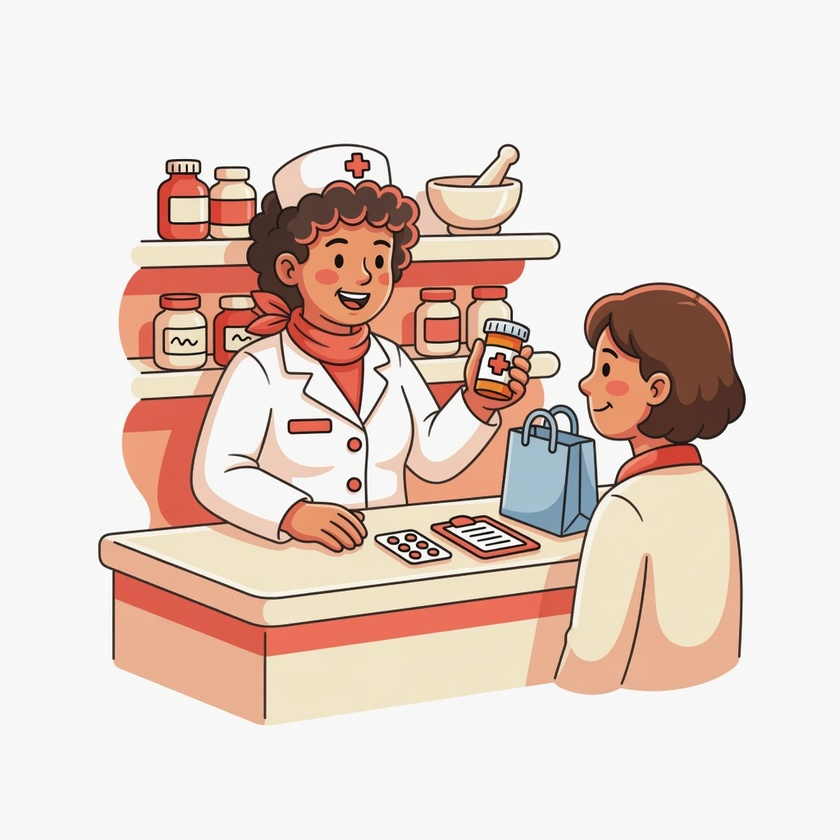
#> input picture assets/component-library/product-training-precautions/source/pre-consult-src.jpg, 840 x 840 px, shrunk from 1024 x 1024 before the run
$ python remove_sprite_mouth.py ../assets/component-library/product-training-precautions/source/pre-consult-src.jpg out.png --center-x 5 --center-y 5
#> lines starting #> are read from the running program, lines starting #| are printed output that depends on the picture; after the words box and inside, x2 and y2 are one past the last pixel; in counts of white or black regions, pixels touching at a corner belong together
#!/usr/bin/env python3
"""Remove a small mouth arc by interpolating clean skin from both sides."""

import argparse

from PIL import Image, ImageFilter


def main() -> None:
    parser = argparse.ArgumentParser()
    parser.add_argument("source")
    parser.add_argument("output")
    parser.add_argument("--center-x", type=int, required=True)
    parser.add_argument("--center-y", type=int, required=True)
    parser.add_argument("--width", type=int, default=48)
    parser.add_argument("--height", type=int, default=22)
    parser.add_argument(
        "--axis",
        choices=("horizontal", "vertical"),
        default="horizontal",
        help="Interpolate from the clean sides or from clean skin above/below.",
    )
    args = parser.parse_args()

    image = Image.open(args.source).convert("RGBA")
    left = args.center_x - args.width // 2
    top = args.center_y - args.height // 2
    box = (left, top, left + args.width, top + args.height)
    pixels = image.load()
    clean_skin = Image.new("RGBA", (args.width, args.height))
#> clean_skin: PIL image 48x22 RGBA; every value is 0
    clean_pixels = clean_skin.load()
    if args.axis == "horizontal":
        for local_y in range(args.height):
            y = top + local_y
            left_color = tuple(
                sum(pixels[left - offset, y][channel] for offset in range(2, 7))
                // 5
                for channel in range(4)
            )
            right_color = tuple(
                sum(
                    pixels[left + args.width + offset, y][channel]
                    for offset in range(2, 7)
                )
                // 5
                for channel in range(4)
            )
            for local_x in range(args.width):
                ratio = local_x / max(args.width - 1, 1)
                clean_pixels[local_x, local_y] = tuple(
                    round(
                        left_color[channel] * (1 - ratio)
                        + right_color[channel] * ratio
                    )
                    for channel in range(4)
                )
#> this loop made 22 passes
#> right_color on passes 1 to 12: (248, 248, 248, 255), (248, 248, 248, 255), (248, 248, 248, 255), (248, 248, 248, 255), (248, 248, 248, 255), (248, 248, 248, 255), (248, 248, 248, 255), (248, 248, 248, 255), (248, 248, 248, 255), (248, 248, 248, 255), (247, 247, 247, 255), (247, 247, 247, 255)
    else:
        for local_x in range(args.width):
            x = left + local_x
            top_color = tuple(
                sum(pixels[x, top - offset][channel] for offset in range(2, 7))
                // 5
                for channel in range(4)
            )
            bottom_color = tuple(
                sum(
                    pixels[x, top + args.height + offset][channel]
                    for offset in range(2, 7)
                )
                // 5
                for channel in range(4)
            )
            for local_y in range(args.height):
                ratio = local_y / max(args.height - 1, 1)
                clean_pixels[local_x, local_y] = tuple(
                    round(
                        top_color[channel] * (1 - ratio)
                        + bottom_color[channel] * ratio
                    )
                    for channel in range(4)
                )

    mask = Image.new("L", (args.width, args.height), 0)
#> mask: PIL image 48x22 L; every value is 0
    ellipse = Image.new("L", (args.width - 4, args.height - 4), 255)
#> ellipse: PIL image 44x18 L; every value is 255
    mask.paste(ellipse, (2, 2))
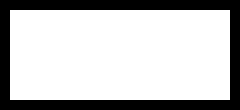
#> mask: PIL image 48x22 L (shown 5 times larger); 75% white; 1 black region, box (x1, y1, x2, y2) and area: (0, 0, 48, 22) 264
    mask = mask.filter(ImageFilter.GaussianBlur(2))
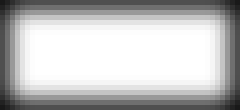
#> mask: PIL image 48x22 L (shown 5 times larger); min 25, max 255, mean 190
    image.paste(clean_skin, box, mask)
    image.save(args.output)


if __name__ == "__main__":
    main()
